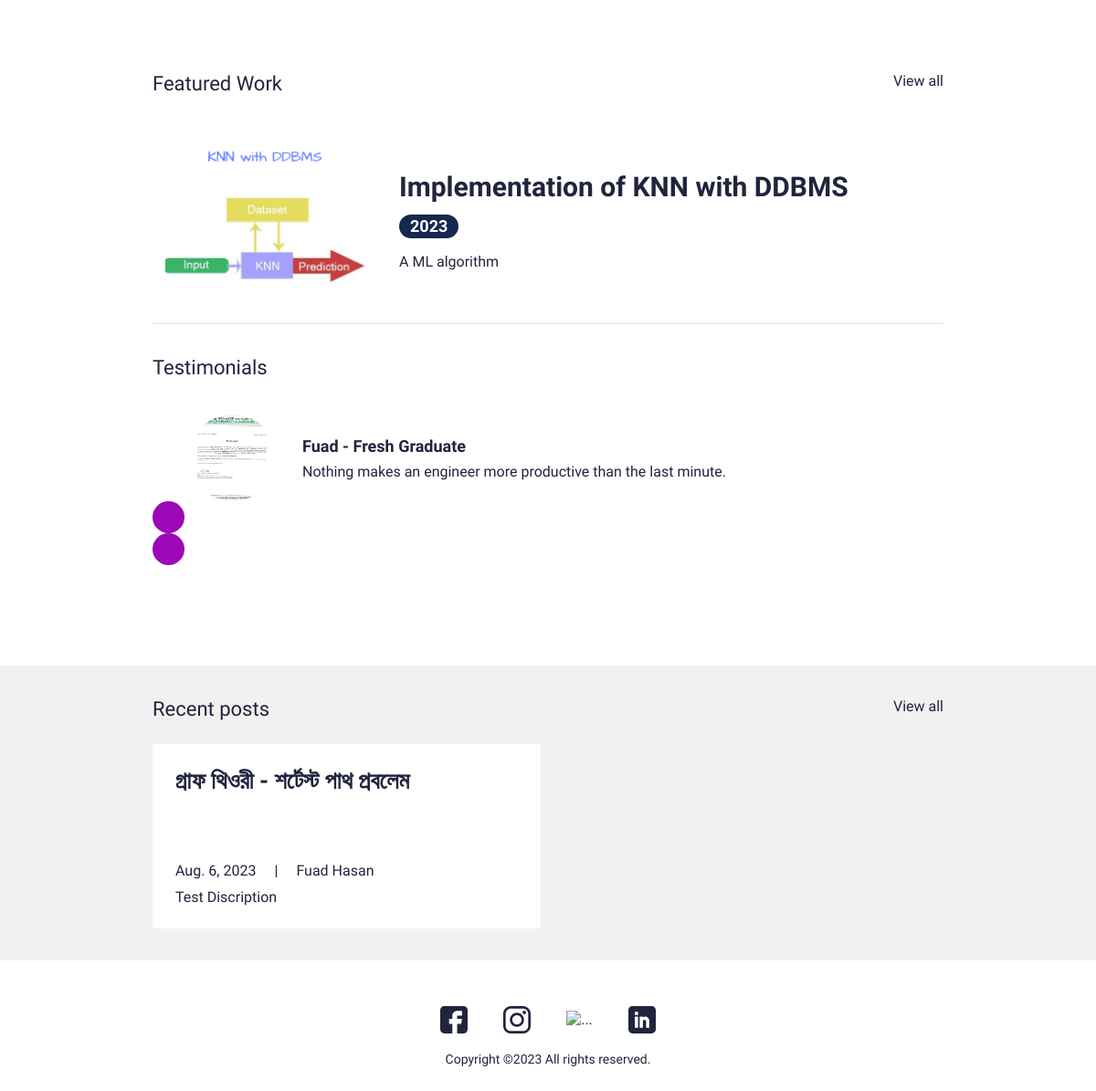
Before: / (lower part) with the older database file.
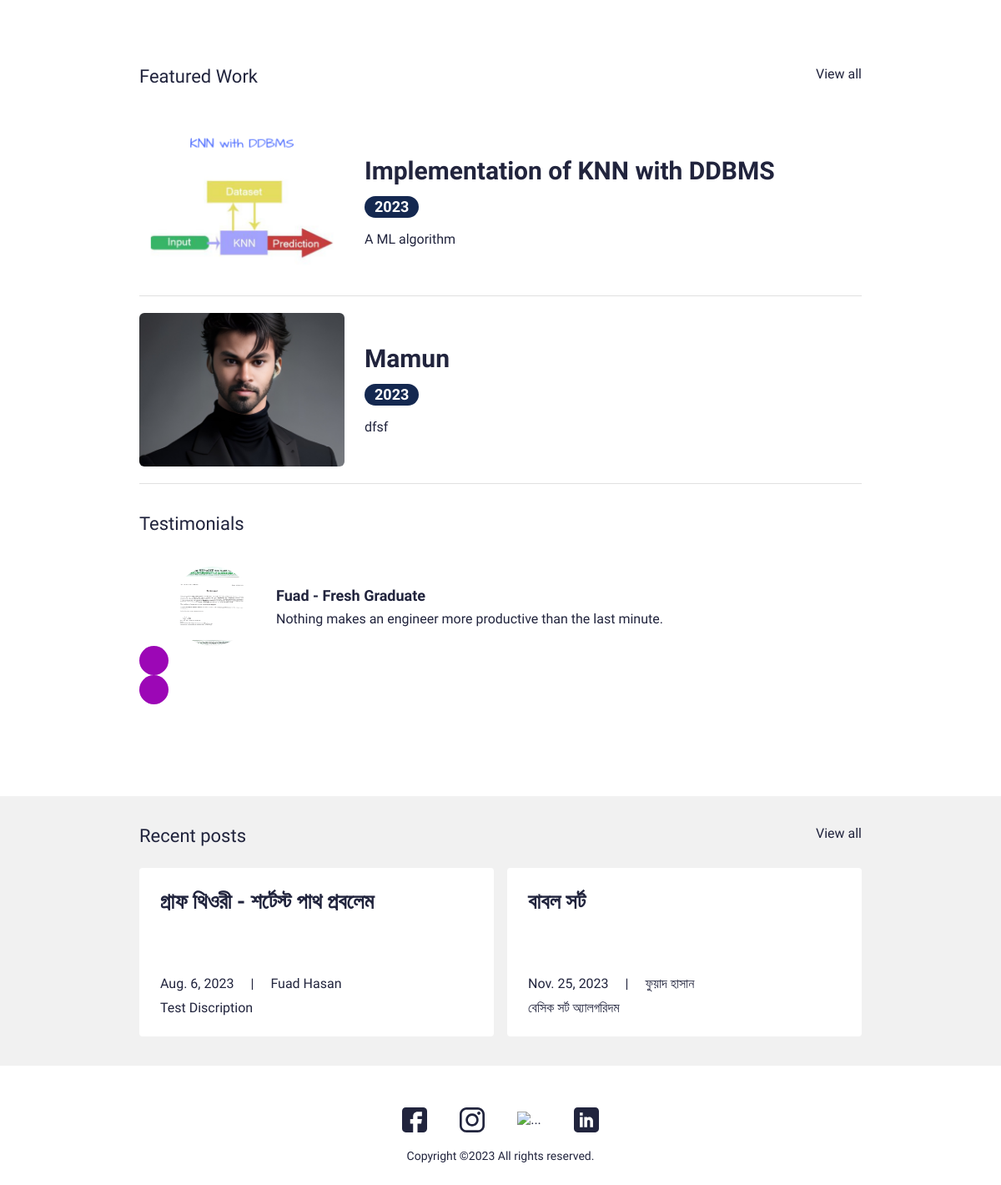
After: the same page with the newer database file.
### main/models.py (models this page shows, shortened)
class Portfolio(models.Model):
    class Meta:
        verbose_name_plural = 'Portfolio Profiles'
        verbose_name = 'Portfolio'
        ordering = ["name"]
    date = models.DateTimeField(blank=True, null=True)
    name = models.CharField(max_length=200, blank=True, null=True)
    description = models.CharField(max_length=500, blank=True, null=True)
    body = RichTextField(blank=True, null=True)
    image = models.ImageField(blank=True, null=True, upload_to="portfolio")
    slug = models.SlugField(null=True, blank=True)
    is_active = models.BooleanField(default=True)

class Testimonial(models.Model):
    class Meta:
        verbose_name_plural = 'Testimonials'
        verbose_name = 'Testimonial'
        ordering = ["name"]
    thumbnail = models.ImageField(blank=True, null=True, upload_to="testimonials")
    name = models.CharField(max_length=200, blank=True, null=True)
    role = models.CharField(max_length=200, blank=True, null=True)
    quote = models.CharField(max_length=500, blank=True, null=True)
    is_active = models.BooleanField(default=True)

class Blog(models.Model):
    class Meta:
        verbose_name_plural = 'Blog Profiles'
        verbose_name = 'Blog'
        ordering = ["timestamp"]
    timestamp = models.DateTimeField(auto_now_add=True)
    author = models.CharField(max_length=200, blank=True, null=True)
    name = models.CharField(max_length=200, blank=True, null=True)
    description = models.CharField(max_length=500, blank=True, null=True)
    body = RichTextField(blank=True, null=True)
    slug = models.SlugField(null=True, blank=True)
    image = models.ImageField(blank=True, null=True, upload_to="blog")
    is_active = models.BooleanField(default=True)

### main/views.py (the view)
# urls.py: path('', views.IndexView.as_view(), name="home"),
class IndexView(generic.TemplateView):
	template_name = "main/index.html"
	def get_context_data(self, **kwargs):
		context = super().get_context_data(**kwargs)
		testimonials = Testimonial.objects.filter(is_active=True)
		certificates = Certificate.objects.filter(is_active=True)
		blogs = Blog.objects.filter(is_active=True)
		portfolio = Portfolio.objects.filter(is_active=True)
		context["testimonials"] = testimonials
		context["certificates"] = certificates
		context["blogs"] = blogs
		context["portfolio"] = portfolio
		return context

### resume_app/context_processors.py (called while the page is built)
def project_context(request):
	context = {
		'me': User.objects.first(),
	}
	return context

### main/templates/main/index.html (shortened to what this page needs)
{% extends 'main/base.html' %}
{% load static %}
{% block content %}
<section>
  <div class="sectionSpace">
    <div class="container">
      <div class="portfolioCol">
        <div class="row pb-3">
          <div class="col">
            <h4 class="smText regular">Featured Work</h4>
          </div>
          <div class="col-auto">
            <a href="{% url 'main:portfolios' %}" class="simpleLink">View all</a>
          </div>
        </div>
        {% for p in portfolio %}
        {% if p.is_active %}
        <div class="portfolioCard">
          <div class="row g-4 align-items-center">
            <div class="col-md-auto">
              <div class="portfolioImgCol">
                <a href="{% url 'main:portfolio' slug=p.slug %}"><img src="{{p.image.url}}" alt="..."></a>
              </div>
            </div>
            <div class="col-md">
              <div class="portfolioContentCol">
                <h4 class="lgTitle"><a href="{% url 'main:portfolio' slug=p.slug %}">{{p.name}}</a></h4>
                <ul class="portfolioOption">
                  <li><span class="dateLbl">{{p.date.year}}</span></li>
                </ul>
                <p>{{p.description}}</p>
              </div>
            </div>
          </div>
        </div>
        {% endif %}
        {% endfor %}
      </div>
      <div class="testimonialCol">
        <h4 class="smText regular d-block">Testimonials</h4>
        <div class="testimonialSlider">
          <div class="swiper testimonialSwiper">
            <div class="swiper-wrapper">
              {% for t in testimonials %}
              {% if t.is_active %}
              <div class="swiper-slide">
                <div class="testimonialCard">
                  <div class="row align-items-center">
                    <div class="col-sm-auto">
                      <div class="tImgCol">
                        <img src="{{t.thumbnail.url}}" alt="...">
                      </div>
                    </div>
                    <div class="col-sm">
                      <div class="tContentCol">
                        <h4 class="xsTitle bold">{{t.name}} - {{t.role}}</h4>
                        <p>{{t.quote}}</p>
                      </div>
                    </div>
                  </div>
                </div>
              </div>
              {% endif %}
              {% endfor %}
            </div>
            <div class="test-swiper-button-next swiper-button-next swiperBtnStyle"></div>
            <div class="test-swiper-button-prev swiper-button-prev swiperBtnStyle"></div>
          </div>
        </div>
      </div>
    </div>
  </div>
</section>
<section>
  <div class="sectionSpaceSm lightBg">
    <div class="container">
      <div class="row pb-3">
        <div class="col">
          <h4 class="smText regular">Recent posts</h4>
        </div>
        <div class="col-auto">
          <a href="{% url 'main:blogs' %}" class="simpleLink">View all</a>
        </div>
      </div>
      <div class="row g-3">
      {% for b in blogs %}
      {% if b.is_active %}
        <div class="col-lg-6">
          <div class="cardStyle1">
            <h4 class="mdTitle cs1Title"><a href="{% url 'main:blog' slug=b.slug %}">{{b.name}}</a></h4>
            <ul class="cardOptionCol">
              <li>{{b.timestamp.date}}</li>
              <li>{{b.author}}</li>
            </ul>
            <p>{{b.description}}</p>
          </div>
        </div>
        {% endif %}
        {% endfor %}
      </div>
    </div>
  </div>
</section>
{% endblock %}

Changed rows visible on the page:
added Portfolio: image (picture), name "Mamun", date.year "2023", description "dfsf"
added Blog: name "বাবল সর্ট", timestamp "Nov. 25, 2023", author "ফুয়াদ হাসান", description "বেসিক সর্ট অ্যালগরিদম"
